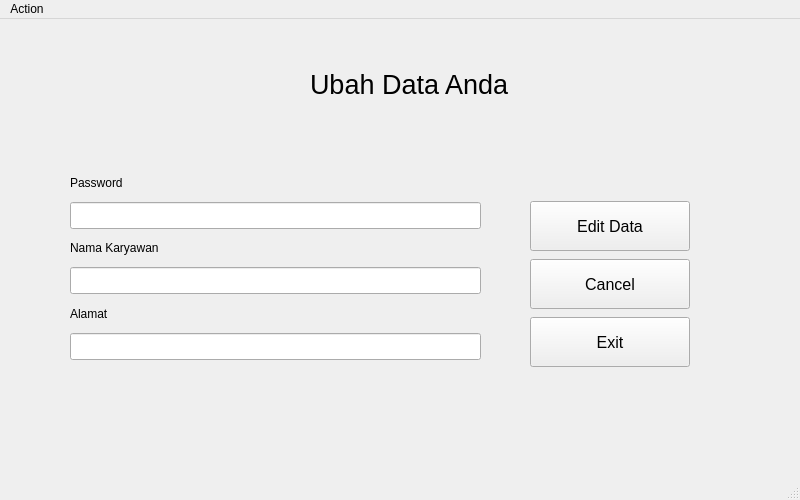
<?xml version="1.0" encoding="UTF-8"?>
<ui version="4.0">
 <class>MainWindow</class>
 <widget class="QMainWindow" name="MainWindow">
  <property name="geometry">
   <rect>
    <x>0</x>
    <y>0</y>
    <width>800</width>
    <height>500</height>
   </rect>
  </property>
  <property name="minimumSize">
   <size>
    <width>800</width>
    <height>500</height>
   </size>
  </property>
  <property name="windowTitle">
   <string>MainWindow</string>
  </property>
  <widget class="QWidget" name="centralwidget">
   <widget class="QWidget" name="verticalLayoutWidget">
    <property name="geometry">
     <rect>
      <x>70</x>
      <y>150</y>
      <width>411</width>
      <height>191</height>
     </rect>
    </property>
    <layout class="QVBoxLayout" name="verticalLayout">
     <item>
      <widget class="QLabel" name="label">
       <property name="text">
        <string>Password</string>
       </property>
      </widget>
     </item>
     <item>
      <widget class="QLineEdit" name="edit_password">
       <property name="maximumSize">
        <size>
         <width>16777215</width>
         <height>30</height>
        </size>
       </property>
      </widget>
     </item>
     <item>
      <widget class="QLabel" name="label_2">
       <property name="text">
        <string>Nama Karyawan</string>
       </property>
      </widget>
     </item>
     <item>
      <widget class="QLineEdit" name="edit_nama">
       <property name="maximumSize">
        <size>
         <width>16777215</width>
         <height>30</height>
        </size>
       </property>
      </widget>
     </item>
     <item>
      <widget class="QLabel" name="label_7">
       <property name="text">
        <string>Alamat</string>
       </property>
      </widget>
     </item>
     <item>
      <widget class="QLineEdit" name="edit_alamat">
       <property name="maximumSize">
        <size>
         <width>16777215</width>
         <height>30</height>
        </size>
       </property>
      </widget>
     </item>
    </layout>
   </widget>
   <widget class="QWidget" name="verticalLayoutWidget_2">
    <property name="geometry">
     <rect>
      <x>530</x>
      <y>180</y>
      <width>160</width>
      <height>171</height>
     </rect>
    </property>
    <layout class="QVBoxLayout" name="verticalLayout_2">
     <item>
      <widget class="QPushButton" name="btn_update">
       <property name="maximumSize">
        <size>
         <width>16777215</width>
         <height>50</height>
        </size>
       </property>
       <property name="font">
        <font>
         <pointsize>12</pointsize>
        </font>
       </property>
       <property name="text">
        <string>Edit Data</string>
       </property>
      </widget>
     </item>
     <item>
      <widget class="QPushButton" name="btn_cancel">
       <property name="maximumSize">
        <size>
         <width>16777215</width>
         <height>50</height>
        </size>
       </property>
       <property name="font">
        <font>
         <pointsize>12</pointsize>
        </font>
       </property>
       <property name="text">
        <string>Cancel</string>
       </property>
      </widget>
     </item>
     <item>
      <widget class="QPushButton" name="btn_exit">
       <property name="maximumSize">
        <size>
         <width>16777215</width>
         <height>50</height>
        </size>
       </property>
       <property name="font">
        <font>
         <pointsize>12</pointsize>
        </font>
       </property>
       <property name="text">
        <string>Exit</string>
       </property>
      </widget>
     </item>
    </layout>
   </widget>
   <widget class="QLabel" name="label_3">
    <property name="geometry">
     <rect>
      <x>310</x>
      <y>50</y>
      <width>201</width>
      <height>31</height>
     </rect>
    </property>
    <property name="font">
     <font>
      <pointsize>20</pointsize>
     </font>
    </property>
    <property name="text">
     <string>Ubah Data Anda</string>
    </property>
   </widget>
  </widget>
  <widget class="QMenuBar" name="menubar">
   <property name="geometry">
    <rect>
     <x>0</x>
     <y>0</y>
     <width>800</width>
     <height>21</height>
    </rect>
   </property>
   <widget class="QMenu" name="menuAction">
    <property name="title">
     <string>Action</string>
    </property>
    <addaction name="actionLogout"/>
   </widget>
   <addaction name="menuAction"/>
  </widget>
  <widget class="QStatusBar" name="statusbar"/>
  <action name="actionLogout">
   <property name="text">
    <string>Logout</string>
   </property>
  </action>
 </widget>
 <resources/>
 <connections/>
</ui>
